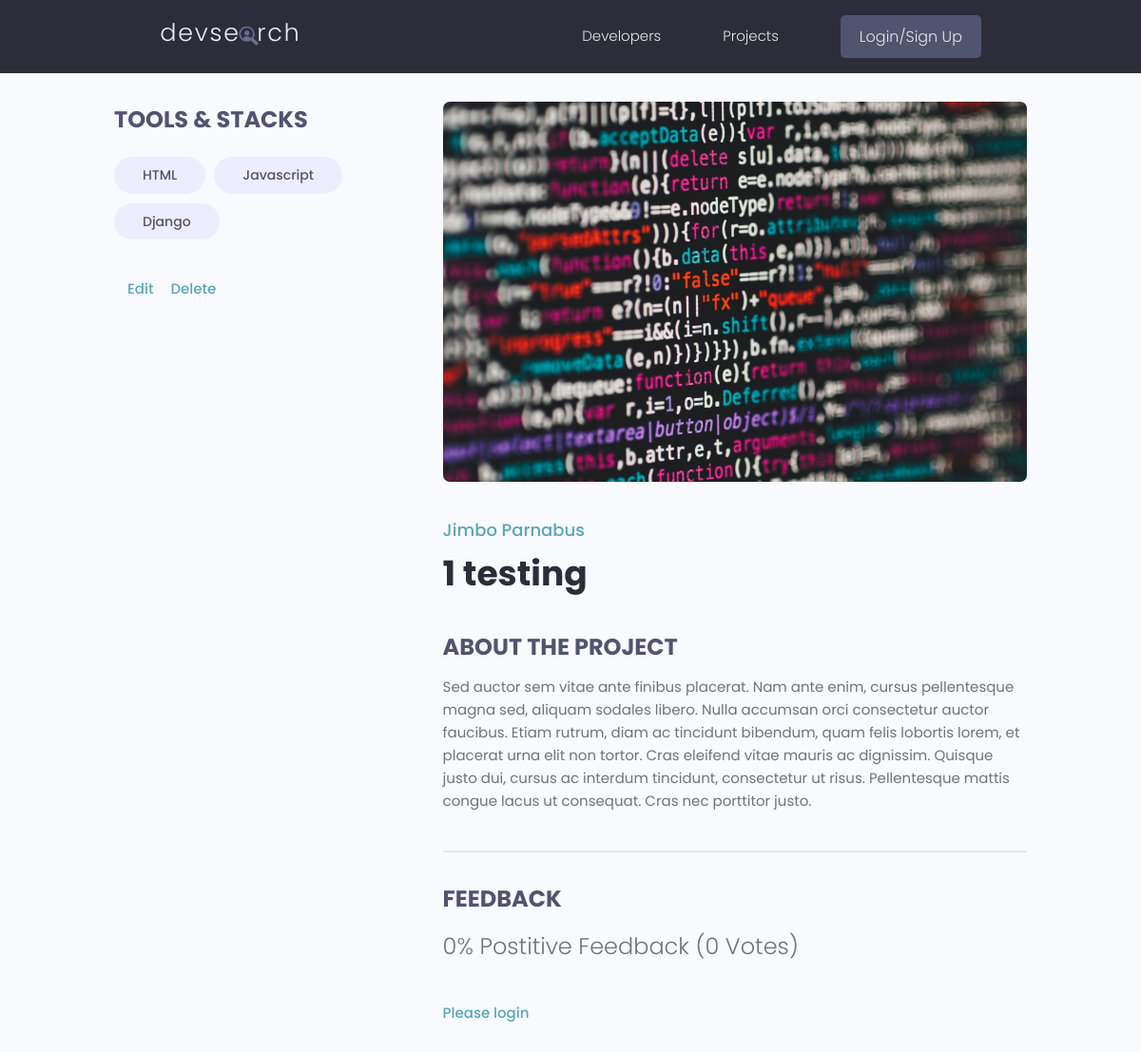
/projects/projects/4bb8f6af-f545-45c3-8a0e-2112978489a6/, run on the app's committed database.
### projects/models.py (models this page shows, shortened)
class Tag(models.Model):
    name = models.CharField(max_length=200)
    created = models.DateTimeField(auto_now_add=True)
    id = models.UUIDField(
        default=uuid.uuid4, unique=True, primary_key=True, editable=False
    )
    def __str__(self) -> str:
        return self.name

class Project(models.Model):
    owner = models.ForeignKey(Profile, null=True, blank=True, on_delete=models.SET_NULL)
    title = models.CharField(max_length=200)
    description = models.TextField(null=True, blank=True)
    featured_image = models.ImageField(null=True, blank=True, default="default.jpg")
    demo_link = models.CharField(max_length=2000, null=True, blank=True)
    source_link = models.CharField(max_length=2000, null=True, blank=True)
    tags = models.ManyToManyField("Tag", blank=True)
    vote_total = models.IntegerField(default=0, null=True, blank=True)
    vote_ratio = models.IntegerField(default=0, null=True, blank=True)
    created = models.DateTimeField(auto_now_add=True)
    id = models.UUIDField(
        default=uuid.uuid4, unique=True, primary_key=True, editable=False
    )
    class Meta:
        ordering = [
            "title",
            "-created",  # -vote_ratio", "-vote_total"
        ]
    @property
    def reviewers(self):
        queryset = self.review_set.all().values_list(
            "owner__id", flat=True
        )  # flat= True converts this variable into a list
        return queryset

### users/models.py (models this page shows, shortened)
class Profile(models.Model):
    user = models.OneToOneField(User, on_delete=models.CASCADE, null=True, blank=True)
    name = models.CharField(max_length=200, blank=True, null=True)
    username = models.CharField(max_length=200, blank=True, null=True)
    location = models.CharField(max_length=200, blank=True, null=True)
    email = models.EmailField(max_length=500, blank=True, null=True)
    short_intro = models.CharField(max_length=200, blank=True, null=True)
    bio = models.TextField(blank=True, null=True)
    profile_image = models.ImageField(
        null=True,
        blank=True,
        upload_to="profiles/",
        default="profiles/user-default.png",
    )
    social_github = models.CharField(max_length=200, blank=True, null=True)
    social_twitter = models.CharField(max_length=200, blank=True, null=True)
    social_linkedin = models.CharField(max_length=200, blank=True, null=True)
    social_youtube = models.CharField(max_length=200, blank=True, null=True)
    social_website = models.CharField(max_length=200, blank=True, null=True)
    created = models.DateTimeField(auto_now_add=True)
    id = models.UUIDField(
        default=uuid.uuid4, unique=True, primary_key=True, editable=False
    )

### projects/views.py (the view, shortened to what this page needs)
# urls.py: path("projects/<str:pk>/", views.project, name="project"),
def project(requests, pk):
    projectObj = Project.objects.get(id=pk)
    form = ReviewForm()
    tags = projectObj.tags.all()
    return render(
        requests,
        "projects/single-project.html",
        {"project": projectObj, "tags": tags, "form": form},
    )

### projects/templates/projects/single-project.html (shortened to what this page needs)
{% extends 'main.html' %}
{% block content %}
<main class="singleProject my-md">
    <div class="container">
        <div class="layout">
            <div class="column column--1of3">
                <h3 class="singleProject__subtitle">Tools & Stacks</h3>
                <div class="singleProject__toolStack">
                    {% for tag in tags %}
                    <span class="tag tag--pill tag--sub tag--lg">
                        <small>{{ tag }}</small>
                    </span>
                    {% endfor %}
                </div>
                <a href="{% url 'update-project' project.id %}?next=/projects" class="singleProject__liveLink"> Edit</a>
                <a href="{% url 'delete-project' project.id %}?next=/projects" class="singleProject__liveLink"> Delete</a>
            </div>
            <div class="column column--2of3">
                <img class="singleProject__preview" src="{{ project.featured_image.url }}" alt="portfolio thumbnail" />
                <a href="{% url 'userProfile' project.owner.id %}"
                    class="singleProject__developer">{{project.owner.name}}</a>
                <h2 class="singleProject__title">{{project.title}}</h2>
                <h3 class="singleProject__subtitle">About the Project</h3>
                <div class="singleProject__info">
                    {{project.description}}
                </div>
                <div class="comments">
                    <h3 class="singleProject__subtitle">Feedback</h3>
                    <h5 class="project--rating">
                        {{ project.vote_ratio }}% Postitive Feedback ({{project.vote_total}}
                        Vote{{project.vote_total|pluralize:"s"}})
                    </h5>
                    {% if request.user.profile.id in project.reviewers%}
                    <p>You have submitted a review of htis project.</p>
                    {% elif  request.user.profile == project.owner  %}
                    <p>You cannot review your own work</p>
                    {% else %}
                    <a href="{% url 'login'%}?next={{request.path}}">Please login</a>
                    {% endif %}
                </div>
            </div>
        </div>
    </div>
</main>
{% endblock content %}

### static/styles/app.css (style rules this page uses)
:root { --color-sub: #2d2d39; }
img { width: 100%; }
.singleProject .column--1of3 { order: 2; }
@media screen and (min-width: 1081px) { .singleProject .column--1of3 { order: 1; } }
@media screen and (min-width: 1081px) { .singleProject .column--2of3 { order: 2; } }
.singleProject__toolStack { margin-top: 2rem; margin-bottom: 4rem; }
.singleProject__liveLink { font-weight: 500; transition: all 0.3s ease-in-out; border-bottom: 2px solid transparent; }
.singleProject__preview { height: 50vh; object-fit: cover; object-position: top center; margin-bottom: 3rem; border-radius: 0.7rem; }
.singleProject__developer { font-size: 1.8rem; font-weight: 500; }
.singleProject__title { font-size: 3.6rem; font-weight: 700; color: var(--color-sub); margin-bottom: 3rem; }
.project--rating { margin-bottom: 1.6em; margin-top: .5em; }
.singleProject__subtitle { text-transform: uppercase; font-size: 2.4rem; font-weight: 700; color: var(--color-sub-light); margin-bottom: 1rem; }
.comments { margin-top: 4rem; padding-top: 3rem; border-top: 2px solid var(--color-light); }

### static/uikit/styles/modules/_variables.css (style rules this page uses)
:root { --color-main: #5aa5b9; --color-main-light: #e6faff; --color-sub: #3f4156; --color-sub-light: #51546e; --color-sub-lighter: #ededfd; --color-text: #737373; --color-gray: #8b8b8b; --color-light: #e5e7eb; --color-light-gray: #767676; --color-bg: #f8fafd; --color-white: #fffefd; --color-white-light: #f3f3f3; --color-success: #359e64; --color-success-bg: #def8e8; --color-error: #fc4b0b; --color-error-bg: #fff2ee; --font-base: 'Poppins', arial, helvetica, 'Segoe UI', roboto, ubuntu, sans-serif; --font-monospace: 'Fira Code', 'Courier New', courier, monospace; --font-regular: 300; --font-medium: 500; --font-bold: 700; --generic-shadow: 1px 1px 5px #00000010; --generic-transition: all 0.3s ease-in-out; }

### static/uikit/styles/modules/_base.css (style rules this page uses)
* { margin: 0; padding: 0; box-sizing: border-box; text-rendering: optimizeLegibility; color: inherit; font-size: inherit; }
html { font-size: 50%; }
@media only screen and (min-width: 480px) { html { font-size: 56.25%; } }
@media only screen and (min-width: 1200px) { html { font-size: 62.5%; } }
body { line-height: 1.6; font-weight: 400; font-size: 1.5rem; color: var(--color-text); background-color: var(--color-bg); min-height: 100vh; }

### static/uikit/styles/modules/_typography.css (style rules this page uses)
* { font-family: var(--font-base); }
h2 { font-size: 3.6rem; font-weight: var(--font-bold); }
h3 { font-size: 3.2rem; font-weight: var(--font-medium); }
h5 { font-size: 2.4rem; font-weight: var(--font-medium); }
h5, h6 { font-weight: var(--font-regular); }
p, span, strong { font-size: 1.6rem; color: var(--color-text); font-weight: var(--font-regular); }
a { padding-bottom: 2px; text-decoration: none; display: inline-block; color: var(--color-main); font-weight: var(--font-medium); }

### static/uikit/styles/modules/_utilities.css (style rules this page uses)
.container { width: 92%; max-width: 165rem; margin: 0 auto; box-sizing: border-box; }
@media screen and (min-width: 1000px) { .container { width: 90%; } }
@media screen and (min-width: 1200px) { .container { width: 80%; } }
.my-md { margin: 3rem auto; }

### static/uikit/styles/modules/_tag.css (style rules this page uses)
.tag { display: inline-flex; align-items: center; background-color: var(--color-sub); height: -webkit-fit-content; height: -moz-fit-content; height: fit-content; width: -webkit-fit-content; width: -moz-fit-content; width: fit-content; border-radius: 0.5rem; padding: 0.5rem 1.5rem; font-size: 1.2rem; cursor: pointer; }
.tag:not(:last-child) { margin-right: 0.25rem; margin-bottom: 0.75rem; }
.tag > small { color: var(--color-white); }
.tag--pill { border-radius: 5rem; }
.tag--sub, .tag--sub > small { background: var(--color-sub-lighter); color: var(--color-sub-light); font-weight: 500; }
.tag--lg { padding: 0.8rem 3rem; font-size: 1.4rem; }
.tag--lg:not(:last-child) { margin-right: 0.5rem; margin-bottom: 1rem; }

### static/uikit/styles/modules/_layout.css (style rules this page uses)
.layout { display: flex; flex-flow: row wrap; justify-content: space-between; }
.layout > .column { margin-bottom: 3rem; }
.layout > .column.column--1of3 { flex-basis: 30%; }
.layout > .column.column--2of3 { flex-basis: 64%; }

### data on the page
Tag: name "HTML"
Tag: name "Javascript"
Tag: name "Django"
Project: featured_image (picture), owner.name "Jimbo Parnabus", title "1 testing", description "Sed auctor sem vitae ante finibus placerat. Nam ante enim, cursus pellentesque magna sed, aliquam sodales libero. Nulla accumsan orci consectetur auctor faucibus. Etiam rutrum, diam ac tincidunt bibendum, quam felis lobortis lorem, et placerat urna elit non tortor. Cras eleifend vitae mauris ac dignissim. Quisque justo dui, cursus ac interdum tincidunt, consectetur ut risus. Pellentesque mattis congue lacus ut consequat. Cras nec porttitor justo.", vote_ratio "0", vote_total "0"
